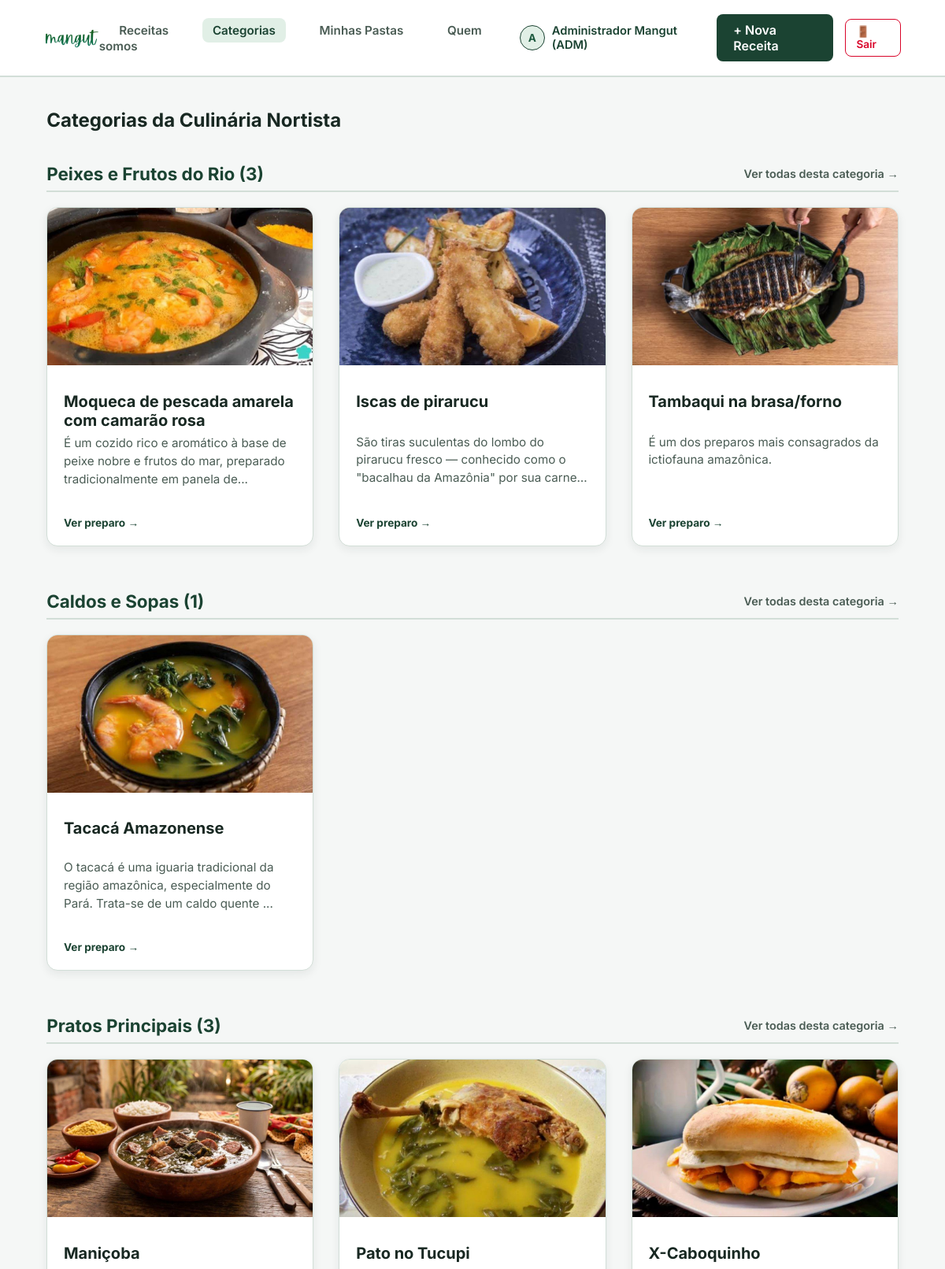
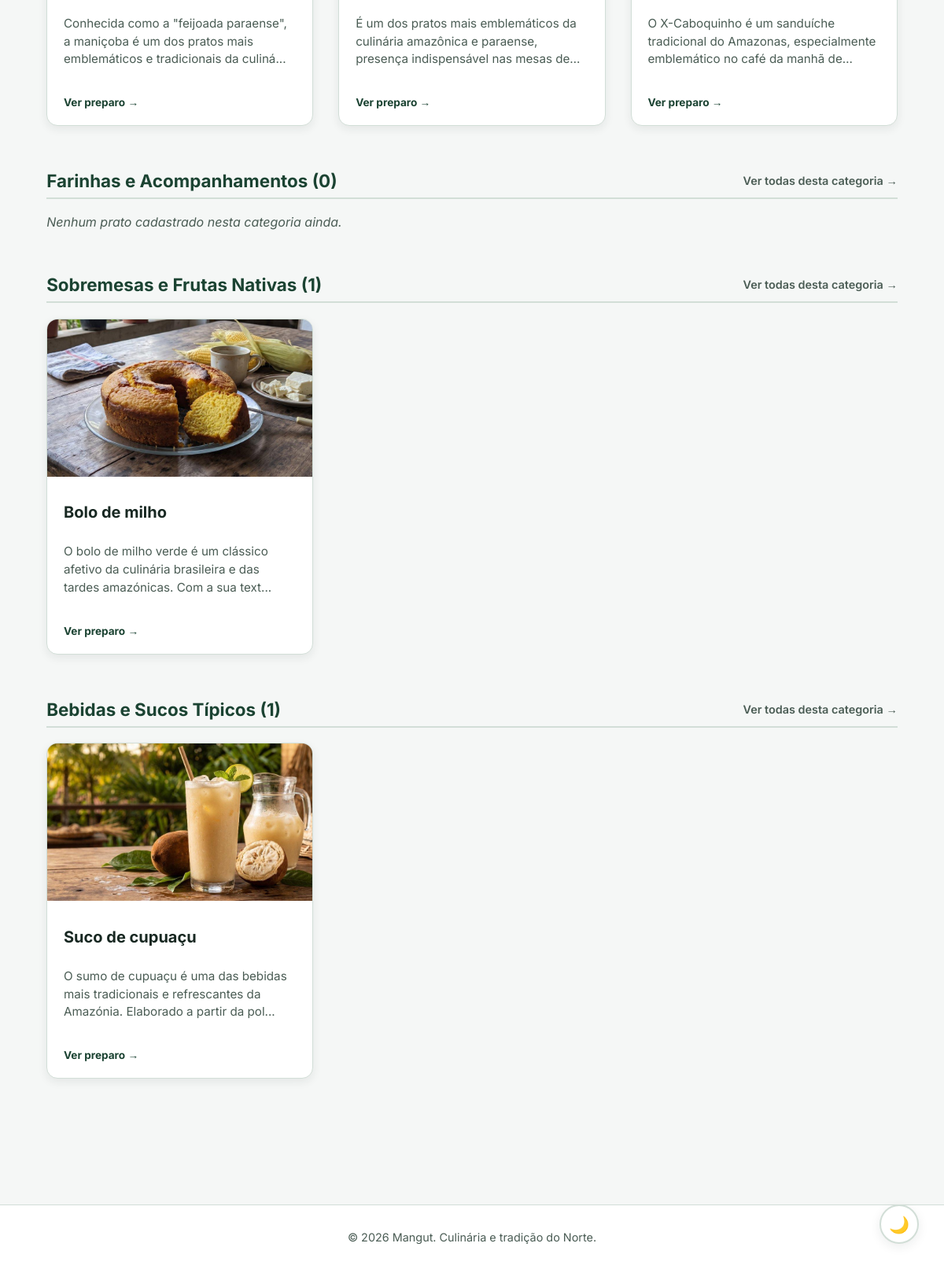
Screenshot of /categorias (signed in) with the database file from the repository (2 pictures, top to bottom).
### app/models.py (models this page shows, shortened)
class Gastronomo(UserMixin, db.Model):
    __tablename__ = 'gastronomos'
    idgastronomos = db.Column(db.Integer, primary_key=True)
    nome = db.Column(db.String(100), nullable=False)
    email = db.Column(db.String(120), unique=True, nullable=False)
    senha = db.Column(db.String(255), nullable=False)
    telefone = db.Column(db.String(20), nullable=True)
    foto_perfil = db.Column(db.String(255), nullable=True)
    is_admin = db.Column(db.Boolean, default=False)
    receitas = db.relationship('Receita', back_populates='autor', lazy=True)
    avaliacoes = db.relationship('AvaliacaoReceita', back_populates='usuario', lazy=True, cascade='all, delete-orphan')
    pastas = db.relationship('PastaReceitas', back_populates='usuario', lazy=True, cascade='all, delete-orphan')

class Categoria(db.Model):
    __tablename__ = 'categoria'
    idcategoria = db.Column(db.Integer, primary_key=True)
    nome = db.Column(db.String(50), nullable=False)
    receitas = db.relationship('Receita', back_populates='categoria_rel', lazy=True)

class Receita(db.Model):
    __tablename__ = 'receitas'
    idreceitas = db.Column(db.Integer, primary_key=True)
    nome = db.Column(db.String(100), nullable=False)
    descricao = db.Column(db.Text, nullable=False)
    lista_ingredientes = db.Column(db.Text, nullable=False)
    modo_preparo = db.Column(db.Text, nullable=False)
    imagem_url = db.Column(db.String(255), nullable=True)
    visualizacoes = db.Column(db.Integer, default=0)
    status = db.Column(db.String(20), default='ativo')
    data_criacao = db.Column(db.DateTime, default=datetime.utcnow)
    categoria_idcategoria = db.Column(db.Integer, db.ForeignKey('categoria.idcategoria'), nullable=False)
    gastronomos_idgastronomos = db.Column(db.Integer, db.ForeignKey('gastronomos.idgastronomos'), nullable=False)
    categoria_rel = db.relationship('Categoria', back_populates='receitas')
    autor = db.relationship('Gastronomo', back_populates='receitas')
    avaliacoes = db.relationship('AvaliacaoReceita', back_populates='receita', lazy=True, cascade='all, delete-orphan')

### app/routes.py (the view)
@main.route('/categorias')
def ver_categorias():
    categorias = Categoria.query.all()
    dados_categorias = []
    for cat in categorias:
        receitas_cat = formatar_receitas(Receita.query.filter_by(categoria_idcategoria=cat.idcategoria))
        dados_categorias.append({
            "id": cat.idcategoria,
            "nome": cat.nome,
            "qtd_receitas": len(receitas_cat),
            "receitas": receitas_cat
        })
    return render_template('categorias.html', categorias=dados_categorias)

### app/routes.py (called while the page is built)
def formatar_receitas(query_obj):
    receitas_db = query_obj.all()
    formatadas = []
    for r in receitas_db:
        avaliacoes = AvaliacaoReceita.query.filter_by(receitas_idreceitas=r.idreceitas).all()
        qtd = len(avaliacoes)
        media = round(sum(a.avaliacoes for a in avaliacoes) / qtd, 1) if qtd > 0 else 0.0
        formatadas.append({
            "id": r.idreceitas,
            "nome": r.nome,
            "categoria": r.categoria_rel.nome,
            "categoria_id": r.categoria_idcategoria,
            "descricao": r.descricao,
            "imagem_url": r.imagem_url,  # 🟢 Fica None caso não exista foto
            "media_estrelas": media,
            "qtd_avaliacoes": qtd
        })
    return formatadas

### app/templates/categorias.html (shortened to what this page needs)
<!DOCTYPE html>
<html lang="pt-br">
<head>
    <link rel="stylesheet" href="{{ url_for('static', filename='css/style.css') }}">
</head>
<body>
    <header class="navbar">
        <a href="/" class="logo-link">
            <img src="{{ url_for('static', filename='img/logo.png') }}" alt="Logo Mangut" class="navbar-logo">
        </a>
        <nav class="nav-links">
            <a href="/receitas">Receitas</a>
            <a href="/categorias" class="active">Categorias</a>
            {% if current_user.is_authenticated %}
                <a href="/pastas">Minhas Pastas</a>
            {% endif %}
            <a href="/sobre">Quem somos</a>
        </nav>
        <div class="nav-actions">
            {% if current_user.is_authenticated %}
                <a href="/perfil" class="navbar-user-link" title="Ver meu perfil">
                    {% if current_user.foto_perfil %}
                        <img src="{{ current_user.foto_perfil }}" alt="{{ current_user.nome }}" class="navbar-avatar-thumb">
                    {% else %}
                        <span class="navbar-avatar-placeholder">{{ current_user.nome[0] | upper }}</span>
                    {% endif %}
                    <span>{{ current_user.nome }} {% if current_user.is_admin %}(ADM){% endif %}</span>
                </a>
                <a href="/receita/nova" class="btn-primary">+ Nova Receita</a>
                <a href="/logout" class="btn-logout" title="Sair do sistema">🚪 Sair</a>
            {% else %}
                <a href="/login" class="btn-primary">Entrar</a>
                <a href="/cadastro" style="color: var(--text-accent); font-weight: 600; text-decoration: none;">Cadastrar</a>
            {% endif %}
        </div>
    </header>
    <main class="container">
        <h2>Categorias da Culinária Nortista</h2>
        {% for cat in categorias %}
        <section style="margin-bottom: 3.5rem;">
            <div style="display: flex; justify-content: space-between; align-items: center; margin-bottom: 1.2rem; border-bottom: 2px solid var(--border-color); padding-bottom: 0.5rem;">
                <h3 style="color: var(--text-accent); font-size: 1.4rem;"> {{ cat.nome }} ({{ cat.qtd_receitas }})</h3>
                <a href="/receitas?categoria={{ cat.id }}" style="color: var(--text-secondary); font-size: 0.9rem; font-weight: 600; text-decoration: none;">Ver todas desta categoria →</a>
            </div>
            {% if cat.receitas %}
            <div class="recipe-grid">
                {% for receita in cat.receitas %}
                <a href="{{ url_for('main.detalhe_receita', id=receita.id) }}" class="recipe-card-link">
                    {% if receita.imagem_url %}
                        <img src="{{ receita.imagem_url }}" alt="{{ receita.nome }}" class="card-img">
                    {% endif %}
                    <div class="card-content">
                        <h3>{{ receita.nome }}</h3>
                        <p>{{ receita.descricao | truncate(110, True, '...') }}</p>
                        <span class="card-footer-action">Ver preparo →</span>
                    </div>
                </a>
                {% endfor %}
            </div>
            {% else %}
                <p style="color: var(--text-secondary); font-style: italic;">Nenhum prato cadastrado nesta categoria ainda.</p>
            {% endif %}
        </section>
        {% endfor %}
    </main>
    <footer>
        <p>&copy; 2026 Mangut. Culinária e tradição do Norte.</p>
    </footer>
    <button id="theme-toggle" class="theme-toggle-floating" title="Alternar Modo Escuro">🌙</button>
</body>
</html>

### rows the page displays
Gastronomo: nome "A", nome "Administrador Mangut"
Categoria: nome "Peixes e Frutos do Rio", qtd_receitas "3", imagem_url (picture)
Receita: nome "Moqueca de pescada amarela com camarão rosa", descricao "É um cozido rico e aromático à base de peixe nobre e frutos do mar, preparado tradicionalmente em panela de..."
Receita: nome "Iscas de pirarucu", descricao "São tiras suculentas do lombo do pirarucu fresco — conhecido como o \"bacalhau da Amazônia\" por sua…"
Receita: nome "Tambaqui na brasa/forno", descricao "É um dos preparos mais consagrados da ictiofauna amazônica."
Categoria: nome "Caldos e Sopas", qtd_receitas "1", imagem_url (picture)
Receita: nome "Tacacá Amazonense", descricao "O tacacá é uma iguaria tradicional da região amazônica, especialmente do Pará. Trata-se de um caldo quente ..."
Categoria: nome "Pratos Principais", qtd_receitas "3", imagem_url (picture)
Receita: nome "Maniçoba", descricao "Conhecida como a \"feijoada paraense\", a maniçoba é um dos pratos mais emblemáticos e tradicionais da culiná..."
Receita: nome "Pato no Tucupi", descricao "É um dos pratos mais emblemáticos da culinária amazônica e paraense, presença indispensável nas mesas…"
Receita: nome "X-Caboquinho", descricao "O X-Caboquinho é um sanduíche tradicional do Amazonas, especialmente emblemático no café da manhã…"
Categoria: nome "Farinhas e Acompanhamentos", qtd_receitas "0", shows "Nenhum prato cadastrado nesta categoria ainda."
Categoria: nome "Sobremesas e Frutas Nativas", qtd_receitas "1", imagem_url (picture)
Receita: nome "Bolo de milho", descricao "O bolo de milho verde é um clássico afetivo da culinária brasileira e das tardes amazónicas. Com a sua text..."
Categoria: nome "Bebidas e Sucos Típicos", qtd_receitas "1", imagem_url (picture)
Receita: nome "Suco de cupuaçu", descricao "O sumo de cupuaçu é uma das bebidas mais tradicionais e refrescantes da Amazónia. Elaborado a partir da pol..."
